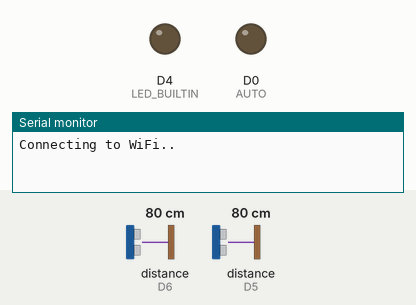
Recording of a sketch running on a simulated ESP8266 (NodeMCU). Shown: output pins drawn as LEDs (lit = HIGH, except the on-board LED, lit = LOW), the last lines printed to the serial monitor. The inputs (shaded band) are chosen by the test bench; at power-on: distance to the obstacle (sensors on D6, D5) 80 cm. The echo pulse lasts 58.3 µs per cm; WiFi joins after 1.5 s; servers stay silent unless stated; no MQTT or app messages arrive unless stated.

Above: at 0.1 s.
At 1.6 s:
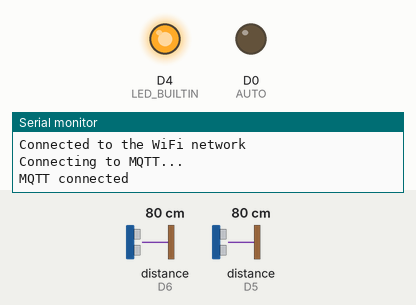
Timing chart, 0 to 3.1 s (numbered marks = the images above):
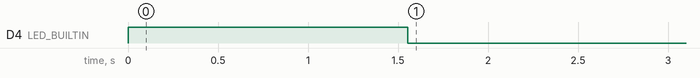

Measured:
- by itself, D4 (LED_BUILTIN): LOW → HIGH at 0.00 s, → LOW 1.6 s later

The sketch:

sensor_ultrasonico.ino
```cpp
#include <ESP8266WiFi.h>
#include <PubSubClient.h>
#include <Ultrasonic.h>

/*
   TRIGGER DEFINITIONS
*/

#define TRIGGER_S1 D1
#define TRIGGER_S2 D2
#define TRIGGER_S3 D3
#define TRIGGER_S4 D4
#define AUTO D0
/*
   ECHO DEFINITIONS
*/
#define ECHO_S1 D5
#define ECHO_S2 D6
#define ECHO_S3 D7
#define ECHO_S4 D8

/*
   MQTT CLIENT CONSTANTS DECLARATIONS
*/

const char* ssid = "Dr.Ghonzo";
const char* password = "Indestructible";
const char* mqttServer = "192.168.2.2";
const int mqttPort = 1883;
const char* mqttUser = "YourMQTTUsername";
const char* mqttPassword = "YourMQTTPassword";

WiFiClient espClient;
PubSubClient client(espClient);

class Sensor {
  private:
    Ultrasonic *sensor;
    PubSubClient *_client;
    int trigger, echo, maxDistance;
    char gap = 100;

  public:
    char *topic, *message;
    int inGap;
    /*
       CONSTRUCTOR METHOD
    */
    Sensor(PubSubClient *_client, int trigger, int echo, int maxDistance, char* topic, char* message) {
      this->trigger = trigger;
      this->echo = echo;
      this->maxDistance = maxDistance;
      this->topic = topic;
      this->message = message;
      this->_client = _client;

      sensor = new Ultrasonic(trigger, echo);
    }
    /*
       EVENT GENERATOR METHOD
    */
    boolean event() {
      volatile int distance = sensor->read();
      if (distance > maxDistance - (gap / 2) && distance < maxDistance + (gap / 2)) {
        return true;
      } else {
        inGap = 0;
        return false;
      }
    }
    /*
       EVENT HANDLER WITH PUBLISHER METHOD
    */
    void eventHandler() {
      while (event()) {
        inGap++;
        if (inGap == 10) {
          Serial.println(" >> event true << ");
          Serial.print(topic);
          Serial.print("\t");
          Serial.println(message);
          _client->publish(topic, message);
          inGap = 0;
        }
        delay(50);
      }
    }

    /*
       EVENT SUPERVISOR METHOD
    */
    void checkEvents() {
      eventHandler();
    }
};

void wifi_connect() {
  WiFi.begin(ssid, password);
  while (WiFi.status() != WL_CONNECTED) {
    digitalWrite(LED_BUILTIN, HIGH);
    Serial.println("Connecting to WiFi..");
    delay(500);
  }
  Serial.println("Connected to the WiFi network");
}

void callback(char* topic, byte* payload, unsigned int length) {
  byte* p = (byte*)malloc(length);
  memcpy(p, payload, length);
  char s[6];
  snprintf(s, 6, "%s", p);
  if (s == "reset") {
    Serial.println("control reset");
    client.publish("control", p, length);
  }
  if (s == "on") {
    Serial.println("automata on");
    digitalWrite(AUTO, false);
    client.publish("automata", p, length);
  }
  if (s == "off") {
    Serial.println("automata off");
    digitalWrite(AUTO, true);
    client.publish("automata", p, length);
  }
  free(p);
}

void mqtt_connect() {
  if (WiFi.status() != WL_CONNECTED) {
    wifi_connect();
  }
  client.setServer(mqttServer, mqttPort);
  client.setCallback(callback);
  while (!client.connected()) {
    Serial.println("Connecting to MQTT...");
    digitalWrite(LED_BUILTIN, HIGH);
    if (client.connect("ESP8266", mqttUser, mqttPassword ))
    {
      Serial.println("MQTT connected");
      digitalWrite(LED_BUILTIN, LOW);
    } else {
      Serial.print("failed with state ");
      Serial.println(client.state());
      digitalWrite(LED_BUILTIN, HIGH);
      delay(500);
    }
  }
  client.publish("sala_1", "ESP Connected");
  client.subscribe("control");
  client.subscribe("automata");
}

Sensor S1(&client, TRIGGER_S1, ECHO_S1, 150, "sala_1", "sensor_1");
Sensor S2(&client, TRIGGER_S2, ECHO_S2, 100, "sala_1", "sensor_2");
Sensor S3(&client, TRIGGER_S3, ECHO_S3, 100, "sala_2", "sensor_1");
Sensor S4(&client, TRIGGER_S4, ECHO_S4, 100, "sala_2", "sensor_2");

void setup()
{
  pinMode(AUTO, OUTPUT);
  digitalWrite(AUTO, false);
  pinMode(LED_BUILTIN, OUTPUT);
  Serial.begin(115200);
  client.setServer(mqttServer, mqttPort);
  client.setCallback(callback);
}

void loop() {
  if (WiFi.status() != WL_CONNECTED) {
    wifi_connect();
  }
  if (!client.connected()) {
    mqtt_connect();
  }

  S1.checkEvents();
  S2.checkEvents();
  S3.checkEvents();
  S4.checkEvents();

  client.loop();

}
```
